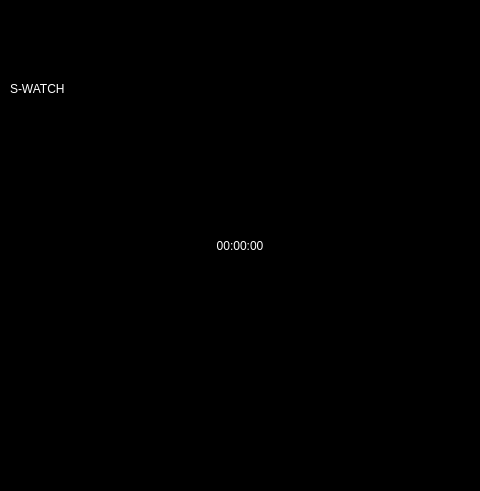
<?xml version="1.0" encoding="UTF-8"?>
<ui version="4.0">
 <class>VanToc</class>
 <widget class="QMainWindow" name="VanToc">
  <property name="geometry">
   <rect>
    <x>0</x>
    <y>0</y>
    <width>480</width>
    <height>491</height>
   </rect>
  </property>
  <property name="windowTitle">
   <string>MainWindow</string>
  </property>
  <property name="styleSheet">
   <string notr="true">background-color: rgb(0, 0, 0);</string>
  </property>
  <widget class="QWidget" name="centralwidget">
   <layout class="QHBoxLayout" name="drop_shadow_layout">
    <property name="spacing">
     <number>0</number>
    </property>
    <property name="leftMargin">
     <number>10</number>
    </property>
    <property name="topMargin">
     <number>10</number>
    </property>
    <property name="rightMargin">
     <number>10</number>
    </property>
    <property name="bottomMargin">
     <number>10</number>
    </property>
    <item>
     <layout class="QVBoxLayout" name="verticalLayout">
      <item>
       <layout class="QHBoxLayout" name="horizontalLayout_3">
        <item>
         <widget class="QLabel" name="label_4">
          <property name="styleSheet">
           <string notr="true">font: 75 30pt &quot;MS Shell Dlg 2&quot;;
color: rgb(255, 255, 255);</string>
          </property>
          <property name="text">
           <string>S-WATCH</string>
          </property>
         </widget>
        </item>
        <item>
         <widget class="QLabel" name="label_2">
          <property name="styleSheet">
           <string notr="true">color: rgb(50, 255, 126);
font: 75 48pt &quot;MS Shell Dlg 2&quot;;</string>
          </property>
          <property name="text">
           <string/>
          </property>
          <property name="pixmap">
           <pixmap>Icon/icons8_restore_100px.png</pixmap>
          </property>
          <property name="alignment">
           <set>Qt::AlignCenter</set>
          </property>
         </widget>
        </item>
       </layout>
      </item>
      <item>
       <layout class="QHBoxLayout" name="horizontalLayout">
        <item>
         <widget class="QLabel" name="Swatch">
          <property name="styleSheet">
           <string notr="true">font: 48pt &quot;alarm clock&quot;;
color: rgb(255, 255, 255);</string>
          </property>
          <property name="text">
           <string>00:00:00</string>
          </property>
          <property name="alignment">
           <set>Qt::AlignCenter</set>
          </property>
         </widget>
        </item>
       </layout>
      </item>
      <item>
       <layout class="QHBoxLayout" name="horizontalLayout_2">
        <item>
         <widget class="QLabel" name="label">
          <property name="styleSheet">
           <string notr="true">color: rgb(50, 255, 126);
font: 80pt &quot;alarm clock&quot;;
</string>
          </property>
          <property name="text">
           <string/>
          </property>
          <property name="pixmap">
           <pixmap>Icon/icons8_play_100px_2.png</pixmap>
          </property>
          <property name="alignment">
           <set>Qt::AlignCenter</set>
          </property>
         </widget>
        </item>
        <item>
         <widget class="QLabel" name="label_3">
          <property name="text">
           <string/>
          </property>
          <property name="pixmap">
           <pixmap>Icon/icons8_pause_100px_1.png</pixmap>
          </property>
          <property name="alignment">
           <set>Qt::AlignCenter</set>
          </property>
         </widget>
        </item>
       </layout>
      </item>
     </layout>
    </item>
   </layout>
  </widget>
 </widget>
 <resources/>
 <connections/>
</ui>
